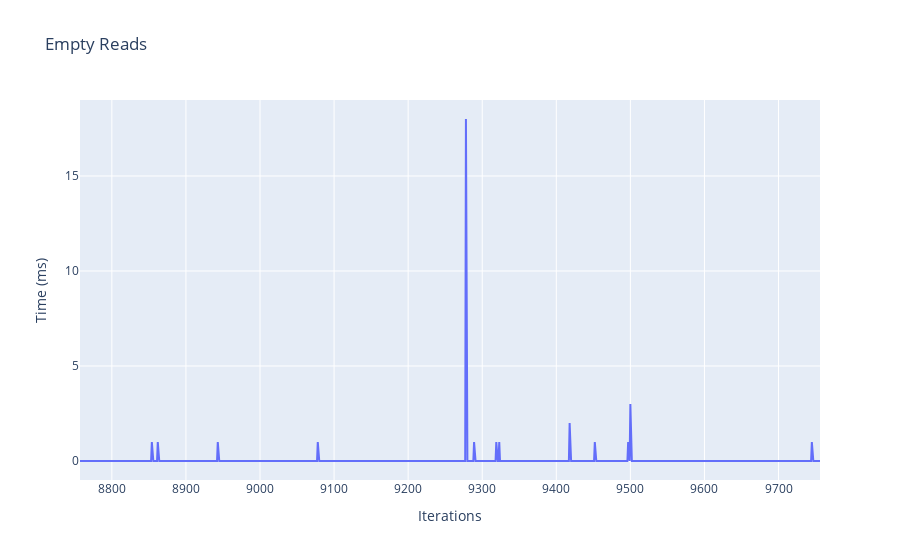
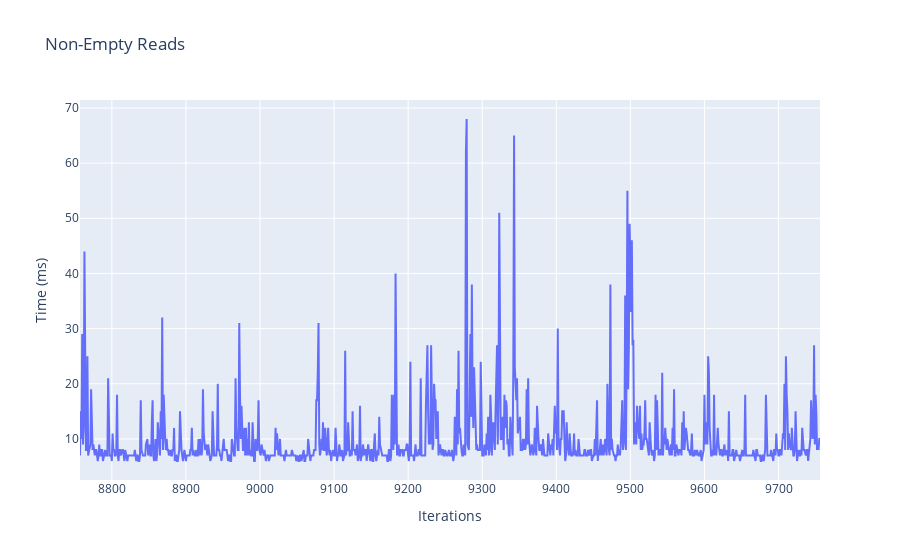
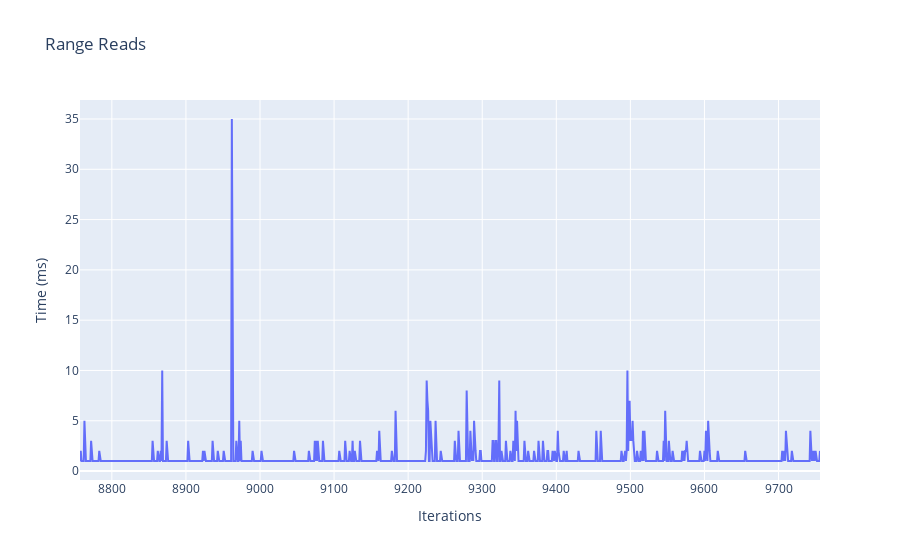
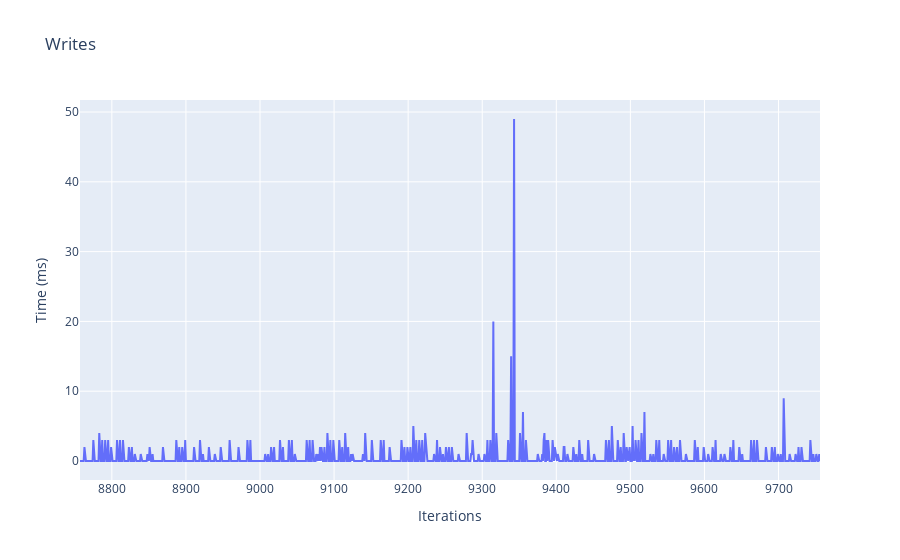

Here is the notebook cell these charts were saved with, in order:
### Code cell
import pandas as pd
import plotly.express as px

data_url = '../../build/performance/performance_metrics.csv'
df = pd.read_csv(data_url, header=None, names=["Empty Reads", "Non-Empty Reads", "Range Reads", "Writes"]).iloc[-1000:]

avg_latency =df.iloc[-1000:].sum().mean()
print("avg latency,"avg_latency)
# Plot Empty Reads\n",
fig_empty_reads = px.line(df, x=df.index, y="Empty Reads", title="Empty Reads")
fig_non_empty_reads = px.line(df, x=df.index, y="Non-Empty Reads", title="Non-Empty Reads")
fig_range_reads = px.line(df, x=df.index, y="Range Reads", title="Range Reads")
fig_writes = px.line(df, x=df.index, y="Writes", title="Writes")
                     
# for restart_index in restart_indexes:
#     fig_empty_reads.add_trace(go.Scatter(x=[restart_index], y=[df["Empty Reads"].iloc[restart_index]],
#                                          mode='markers', marker=dict(color='red'), name='Restart'))
#     fig_non_empty_reads.add_trace(go.Scatter(x=[restart_index], y=[df["Non-Empty Reads"].iloc[restart_index]],
#                                             mode='markers', marker=dict(color='red'), name='Restart'))
#     fig_range_reads.add_trace(go.Scatter(x=[restart_index], y=[df["Range Reads"].iloc[restart_index]],
#                                          mode='markers', marker=dict(color='red'), name='Restart'))
#     fig_writes.add_trace(go.Scatter(x=[restart_index], y=[df["Writes"].iloc[restart_index]],
#                                     mode='markers', marker=dict(color='red'), name='Restart'))


fig_empty_reads.update_xaxes(title_text='Iterations')
fig_empty_reads.update_yaxes(title_text='Time (ms)')
fig_non_empty_reads.update_xaxes(title_text='Iterations')
fig_non_empty_reads.update_yaxes(title_text='Time (ms)')
fig_range_reads.update_xaxes(title_text='Iterations')
fig_range_reads.update_yaxes(title_text='Time (ms)')
fig_writes.update_xaxes(title_text='Iterations')
fig_writes.update_yaxes(title_text='Time (ms)')

                     
fig_empty_reads.show()
fig_non_empty_reads.show()
fig_range_reads.show()
fig_writes.show()

fig_empty_reads.write_image("../../build/performance/empty_reads_graph.png")
fig_non_empty_reads.write_image("../../build/performance/non_empty_reads_graph.png")
fig_range_reads.write_image("../../build/performance/range_reads_graph.png")
fig_writes.write_image("../../build/performance/writes_graph.png")

### Figure 1 — Plotly figure (JSON) as saved in the notebook; plotly's stock layout.template omitted (floating-point values rounded to 4 significant figures; data arrays with more than 128 entries replaced by an {"elided": "..."} marker saying what was removed)
{"data": [{"hovertemplate": "index=%{x}<br>Empty Reads=%{y}<extra></extra>", "legendgroup": "", "line": {"color": "#636efa", "dash": "solid"}, "marker": {"symbol": "circle"}, "mode": "lines", "name": "", "orientation": "v", "showlegend": false, "type": "scatter", "x": {"elided": "1000 int values"}, "xaxis": "x", "y": {"elided": "1000 int values"}, "yaxis": "y"}], "layout": {"legend": {"tracegroupgap": 0}, "title": {"text": "Empty Reads"}, "xaxis": {"anchor": "y", "domain": [0, 1], "title": {"text": "Iterations"}}, "yaxis": {"anchor": "x", "domain": [0, 1], "title": {"text": "Time (ms)"}}}}

### Figure 2 — Plotly figure (JSON) as saved in the notebook; plotly's stock layout.template omitted (floating-point values rounded to 4 significant figures; data arrays with more than 128 entries replaced by an {"elided": "..."} marker saying what was removed)
{"data": [{"hovertemplate": "index=%{x}<br>Non-Empty Reads=%{y}<extra></extra>", "legendgroup": "", "line": {"color": "#636efa", "dash": "solid"}, "marker": {"symbol": "circle"}, "mode": "lines", "name": "", "orientation": "v", "showlegend": false, "type": "scatter", "x": {"elided": "1000 int values"}, "xaxis": "x", "y": {"elided": "1000 int values"}, "yaxis": "y"}], "layout": {"legend": {"tracegroupgap": 0}, "title": {"text": "Non-Empty Reads"}, "xaxis": {"anchor": "y", "domain": [0, 1], "title": {"text": "Iterations"}}, "yaxis": {"anchor": "x", "domain": [0, 1], "title": {"text": "Time (ms)"}}}}

### Figure 3 — Plotly figure (JSON) as saved in the notebook; plotly's stock layout.template omitted (floating-point values rounded to 4 significant figures; data arrays with more than 128 entries replaced by an {"elided": "..."} marker saying what was removed)
{"data": [{"hovertemplate": "index=%{x}<br>Range Reads=%{y}<extra></extra>", "legendgroup": "", "line": {"color": "#636efa", "dash": "solid"}, "marker": {"symbol": "circle"}, "mode": "lines", "name": "", "orientation": "v", "showlegend": false, "type": "scatter", "x": {"elided": "1000 int values"}, "xaxis": "x", "y": {"elided": "1000 int values"}, "yaxis": "y"}], "layout": {"legend": {"tracegroupgap": 0}, "title": {"text": "Range Reads"}, "xaxis": {"anchor": "y", "domain": [0, 1], "title": {"text": "Iterations"}}, "yaxis": {"anchor": "x", "domain": [0, 1], "title": {"text": "Time (ms)"}}}}

### Figure 4 — Plotly figure (JSON) as saved in the notebook; plotly's stock layout.template omitted (floating-point values rounded to 4 significant figures; data arrays with more than 128 entries replaced by an {"elided": "..."} marker saying what was removed)
{"data": [{"hovertemplate": "index=%{x}<br>Writes=%{y}<extra></extra>", "legendgroup": "", "line": {"color": "#636efa", "dash": "solid"}, "marker": {"symbol": "circle"}, "mode": "lines", "name": "", "orientation": "v", "showlegend": false, "type": "scatter", "x": {"elided": "1000 int values"}, "xaxis": "x", "y": {"elided": "1000 int values"}, "yaxis": "y"}], "layout": {"legend": {"tracegroupgap": 0}, "title": {"text": "Writes"}, "xaxis": {"anchor": "y", "domain": [0, 1], "title": {"text": "Iterations"}}, "yaxis": {"anchor": "x", "domain": [0, 1], "title": {"text": "Time (ms)"}}}}
